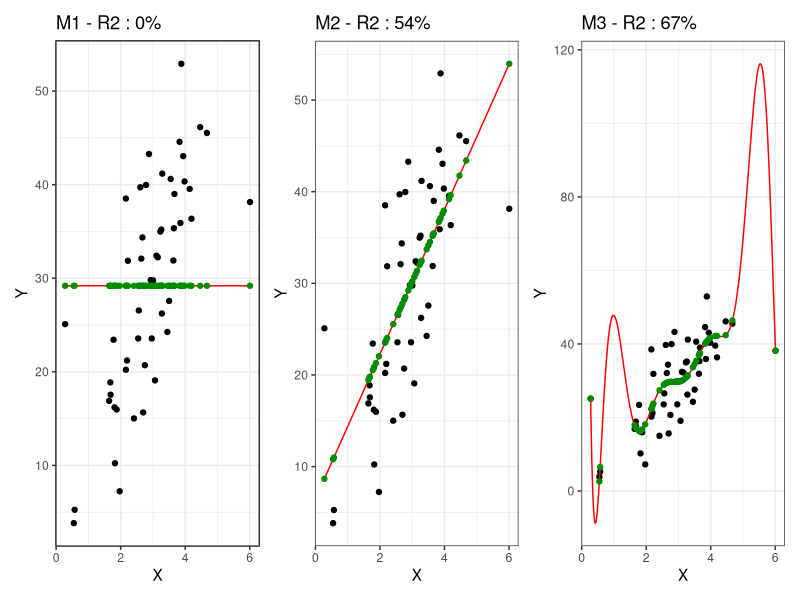
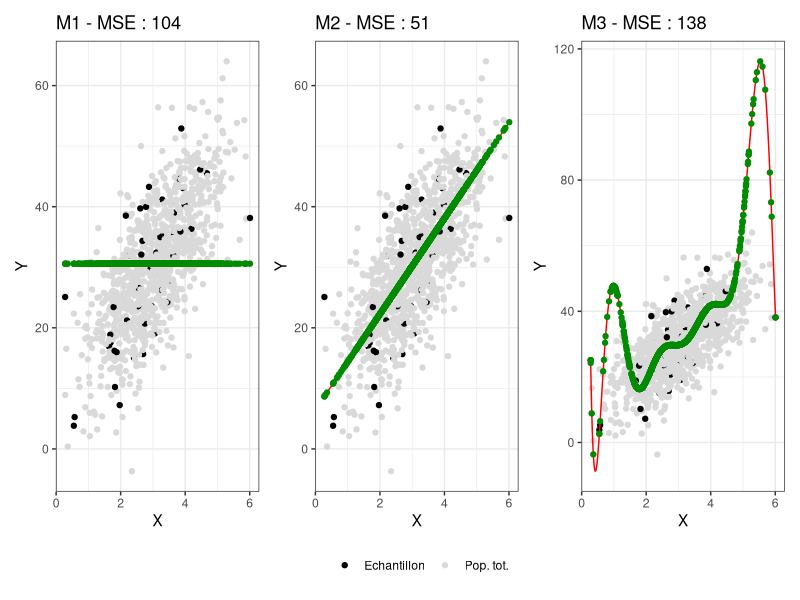

Reproduce these figures in R, in order.
library(ggplot2)
library(patchwork)
library(dplyr)

poly1 <- 10
poly2 <- 2

# Fonction trouvée ici : 
# https://stats.stackexchange.com/questions/15011/generate-a-random-variable-with-a-defined-correlation-to-an-existing-variables/15035#15035
getBiCop <- function(n, rho, mar.fun=rnorm, x = NULL, ...) {
  if (!is.null(x)) {X1 <- x} else {X1 <- mar.fun(n, ...)}
  if (!is.null(x) & length(x) != n) warning("Variable x does not have the same length as n!")
  
  C <- matrix(rho, nrow = 2, ncol = 2)
  diag(C) <- 1
  
  C <- chol(C)
  
  X2 <- mar.fun(n)
  X <- cbind(X1,X2)
  
  # induce correlation (does not change X1)
  df <- X %*% C
  
  ## if desired: check results
  #all.equal(X1,X[,1])
  #cor(X)
  
  return(as.data.frame(df))
}

set.seed(2)
n <- 1000
getBiCop(n, 0.7) %>% mutate(
  V1 = (V1 + 3),
  V2 = (V2 + 3) * 10,
  # utiliser alea2 pour montrer un échantillon biaisé
  alea = runif(n),
  echantillon = case_when(alea > 0.95 | V1 == min(V1) | V1 == max(V1) ~ "Echantillon",
                          TRUE ~ "Pop. tot.")) -> df 

# partie biais
# df %>% ggplot() + 
#   geom_point(aes(x = V1, y = V2, color = echantillon_biais), size=0.2) + 
#   labs(x = "X",
#        y = "Y",
#        color = "") + 
#   xlim(0, 40) + ylim(0, 7000) + 
#   geom_smooth(aes(x = V1, y = V2, color = echantillon_biais), method = "lm", se = FALSE) -> plot_df

# summary(lm(V2 ~ V1, df))

# partie variance
summary(df$alea)
df_echant <- df %>% filter(echantillon == "Echantillon")
df_echant$pred_0 <- mean(df_echant$V2)

mod_1 <- lm(V2~V1, data=df_echant)
r2_1 <- summary(mod_1)$r.squared
df_echant$pred_1 <- predict(mod_1, df_echant)


mod_2 <- lm(V2~poly(V1, poly1), data=df_echant)
r2_2 <- summary(mod_2)$r.squared
df_echant$pred_2 <- predict(mod_2, df_echant)
df_echant_pred <- data.frame(V1 = seq(min(df$V1),max(df$V1), by = 0.01))
df_echant_pred$pred_2 <- predict(mod_2, df_echant_pred)


mod_3 <- lm(V2~poly(V1, poly2), data=df_echant)
r2_3 <- summary(mod_3)$r.squared
df_echant$pred_3 <- predict(mod_3, df_echant)
df_echant_pred$pred_3 <- predict(mod_3, df_echant_pred)

df_echant %>% 
  ggplot() + 
  geom_point(aes(x = V1, y = V2)) + 
  geom_line(aes(x = V1, y = pred_0), color = "red") +
  geom_point(aes(x = V1, y = pred_0), color = "green4") +
  labs(x = "X",
       y = "Y",
       title = paste0("M1 - R2 : 0%")) +
  theme_bw()  -> plot_0

df_echant %>% 
  ggplot() + 
  geom_point(aes(x = V1, y = V2)) + 
  geom_line(aes(x = V1, y = pred_1), color = "red") +
  geom_point(aes(x = V1, y = pred_1), color = "green4") +
  labs(x = "X",
       y = "Y",
       title = paste0("M2 - R2 : ", round(r2_1, 2)*100, "%")) +
  theme_bw()  -> plot_1
  
df_echant %>% 
  ggplot() + 
  geom_point(aes(x = V1, y = V2)) + 
  geom_line(data=df_echant_pred, aes(x = V1, y = pred_2), color = "red") +
  geom_point(aes(x = V1, y = pred_2), color = "green4") +
  labs(x = "X",
       y = "Y",
       title = paste0("M3 - R2 : ", round(r2_2, 2)*100, "%")) +
  theme_bw() -> plot_2


plot_0 + plot_1  + plot_2

# partie arbitrage biais variance ----

MSE <- function(fitted, true){
  mean((fitted - true)^2)
}

df$pred_0 <- mean(df$V2)
r2b_0 <- MSE(df$pred_0, df$V2)

df$pred_1 <- predict(mod_1, df)
r2b_1 <- MSE(df$pred_1, df$V2)

df$pred_2 <- predict(mod_2, df)
r2b_2 <- MSE(df$pred_2, df$V2)

df$pred_3 <- predict(mod_3, df)
r2b_3 <- MSE(df$pred_3, df$V2)

df %>% 
  ggplot() + 
  geom_point(aes(x = V1, y = V2, color = echantillon)) + 
  scale_color_manual(values=c("black", "grey85")) +
  geom_line(aes(x = V1, y = pred_0), color = "red") +
  geom_point(aes(x = V1, y = pred_0), color = "green4") +
  labs(x = "X",
       y = "Y",
       color ="",
       title = paste0("M1 - MSE : ", round(r2b_0, 0))) +
  guides(color=FALSE) +
  theme_bw() -> plotb_0

df %>% 
  ggplot() + 
  geom_point(aes(x = V1, y = V2, color = echantillon)) + 
  scale_color_manual(values=c("black", "grey85")) +
  geom_line(aes(x = V1, y = pred_1), color = "red") +
  geom_point(aes(x = V1, y = pred_1), color = "green4") +
  labs(x = "X",
       y = "Y",
       color ="",
       title = paste0("M2 - MSE : ", round(r2b_1, 0))) +
  theme_bw() +
  theme(legend.position = "bottom") -> plotb_1

df %>% 
  ggplot() + 
  geom_point(aes(x = V1, y = V2, color = echantillon)) + 
  scale_color_manual(values=c("black", "grey85")) +
  geom_line(data=df_echant_pred, aes(x = V1, y = pred_2), color = "red") +
  geom_point(aes(x = V1, y = pred_2), color = "green4") +
  labs(x = "X",
       y = "Y",
       color ="",
       title = paste0("M3 - MSE : ", round(r2b_2, 0))) +
  theme_bw() + 
  guides(color=FALSE) -> plotb_2

df %>% 
  ggplot() + 
  geom_point(aes(x = V1, y = V2, color = echantillon)) + 
  scale_color_manual(values=c("black", "grey85")) +
  geom_point(aes(x = V1, y = pred_3), color = "green4") +
  geom_line(data=df_echant_pred, aes(x = V1, y = pred_3), color = "red") +
  labs(x = "X",
       y = "Y",
       color ="",
       title = paste0("M4 - MSE : ", round(r2b_3, 0))) + 
  guides(color=FALSE) +
  ylim(0, 6000) + 
  theme_bw() -> plotb_3

plotb_0 + plotb_1 + plotb_2
